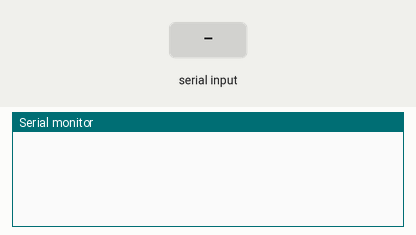
A sketch run on a simulated Arduino Uno, built with avr-gcc and run on an emulated ATmega328P. Shown: the last lines printed to the serial monitor. The inputs (shaded band) are chosen by the test bench.

Above: at 1.2 s.
1.3 s: "F" received over Serial
At 2.5 s:
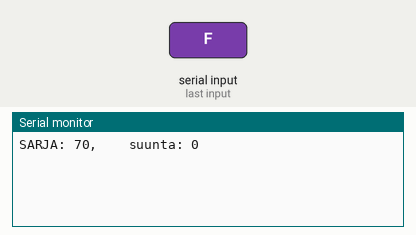
2.8 s: byte 130 (130) received over Serial
At 3.9 s:
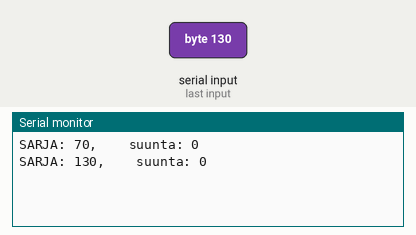
4.3 s: byte 140 (140) received over Serial
At 5.1 s:
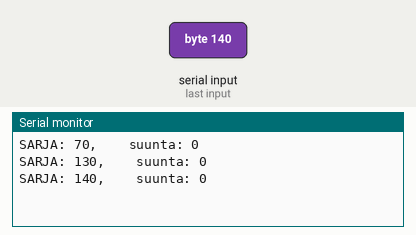
5.8 s: "x" received over Serial
At 6.2 s:
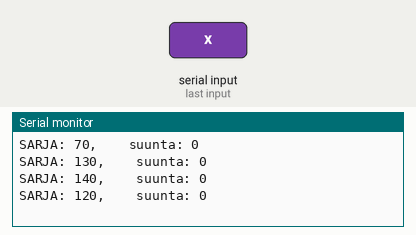
Timing chart, 0 to 8.3 s (numbered marks = the images above; inputs shaded):
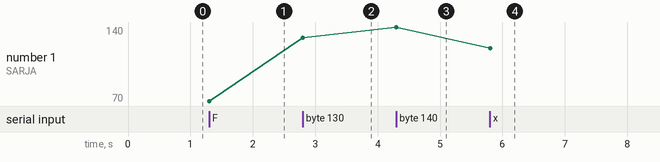

The sketch:

UNO-motor_driver.ino
```cpp
#include <Stepper.h>

#define MOTOR_STEPS 64
#define MOTOR_GEAR 64
#define STEPPER_STEPSIZE MOTOR_STEPS*MOTOR_GEAR
#define DRIVER_IN1 8
#define DRIVER_IN2 9
#define DRIVER_IN3 10
#define DRIVER_IN4 11


//unsigned long on suurempi long arvo, negatiivisetkin arvot ovat käännetty positiiviseksi
unsigned long timerValue = 0;   //käytetään millis() -funktion arvon talentamiseen
unsigned long zeroTime;         //käytetään nollaamaan timervalue sen hetkisellä millis() -funktion arvolla


bool isTimer;   //onko timer päällä vai ei true/false
bool timerSetOn;  //käytännössä apu-boolean, jolla erotellaan logiikkaa toisistaan
bool isReset;


int sarja;
int stepSuunta;
int vastaanotto;
int newValueCount;
int timeLimit;
int suunta;
int stepsTaken;


//apu-muuttujat
int a;
int b;
int c;


int n; //käytetään tallentamaan 2000 millisekunnin jaksoja timerissa


int ib;   // "incoming Byte" käytetään tallentamaan kaikki saapuvat bitit Serialista


//ajettaessa moottoria käytetään "stepMotor" objektia
Stepper stepMotor(STEPPER_STEPSIZE, DRIVER_IN1, DRIVER_IN3, DRIVER_IN2, DRIVER_IN4); //kertoo millä inputeilla ajetaan moottoria ja askeleiden suuruus


//metodi jolla asetetaan timerin max aika-arvo sen mukaan mitä serialiin tulee HUOM! käytetään int sarjaa, ei suoraan Serial.read()
void setNewvalue(){

if(sarja <=9 && sarja >= 0 || sarja == 160){    //JOS sarja on 0-9 tai 160, niin switch/case voidaan suorittaa, muuten ei
  switch(newValueCount){  //newValueCount -arvoon lisätään aina 1 kun a, b, tai c on tallennettu.
    case 0:
        a = sarja;                  // newValueCount = 0  ->  tallenetaan a:n aroksi sarja (0-9)
        newValueCount++;
        sarja = -1;
        break;

    case 1:
        b = sarja;                  // newValueCount = 1  ->  tallenetaan b:n aroksi sarja (0-9)
        newValueCount++;
        sarja = -1;
        break;

    case 2:
        c = sarja;                  // newValueCount = 2  ->  tallenetaan c:n aroksi sarja (0-9)
        newValueCount++;
        sarja = -1;
        break;

    case 3:                               //kun newValueCount = 3, niin odotetaan komentoa "160". Se tulee kun hyväksytään MEGAsta asetettu arvo
    if(sarja == 160){                     //sen jälkeen timeLimitiksi tallennetaan: a*100 + b*10 + c ja sitten logiikan apuarvot nollataan. Ja vastaanotto = 0
      timeLimit = (a*100)+(b*10)+(c);
      a = 0;
      b = 0;
      c = 0;
      newValueCount = 0;
      vastaanotto = 0;
      break;
    }
   }
 }
}


//Aloittaa timerin, ainoastaan siis UNOssa
//Aloitus tapahtuu, kun MEGAssa display sivulla painetaan 5
void timerON(){
  isReset = false;    //antaa mahdollisuuden resetoida timer
  if(!isTimer){       //aina kun timer käsketään päälle niin tämä pyörähtää vain kerran, jotta saadaan sen hetkinen aika-arvo, joka miinustetaan alempana
    zeroTime = millis();     // "miinusaika"
    isTimer = true;           //estää timerin laittamisen päälle uudestaan, ennen resettiä
  }

  timerValue = millis()-zeroTime;   //timervalue:  tämän hetkinen arduinon päälläolo aika  -  aloitusaika  =  aika mennyt

  if(timerValue / 1000 <= timeLimit){   //JOS timerin aika (timerValue) jaettuna 1000 on pienempi kuin MEGAssa asetettu maximi aika
    n = timerValue % 2000;          //n on timerin ajan jakojäännös tuhannesta. eli n kasvaa nollasta kahteen tuhanteen ja sitten aloittaa alusta
    if (n >= 1000){
      stepSuunta = 1;  // (suunta oikealle)
                                 //jos alle 1000ms (1s) on mennyt niin ei tapahdu mitään
      takeSteps(stepSuunta);      //jos 1000ms (1s) tai yli on mennyt niin ottaa askelia niin monta kuin kerkiää (yhden sekunnin aikana)
      stepsTaken++;               //laskee otetut askeleet mutta niitä ei dokumentoida mihinkään
    }
  }
}


//nollaa timerin, ainoastaan siis UNOssa
//nollaus tapahtuu, kun MEGAssa display sivulla painetaan 5
void timerRESET(){
  if(!isReset){       //IF !isReset eli isReset = false ---> timer voidaan nollata vain jos timer on jo päällä, koska timerON():ssa laitetaan isReset = true
    timerValue = 0;
    n = 0;
    isTimer = false;  //laittaa isTimer = false, koska timerin päällelaitossa tarvitaan zeroTime ja isTimerin pitää olla epätosi jotta se voidaan ottaa

    stepsTaken = 0;   //olisi askeleiden määrän nollaus, mutta askeleiden määrä ei dokumentoida mihinkään

    isReset = true;   // estää uuden resetoimisen, ennen kuin timer on taas laitettu päälle uudestaan
  }
}


void takeSteps(int step){   //ottaa askelia sen mukaan mikä suunta step on -> step = 1 (yksi askel oikealle) tai step = -1 (yksi askel vasemmalle)
  stepMotor.step(step);
  delay(4);                 //tässä delay 4ms, jotta steppimoottori pysyy perässä (pienemmällä ei toiminut)
}


void setup() {
  Serial.begin(9600);         //Serial nopeuteen 9600 (sama kuin MEGAssa)
  stepMotor.setSpeed(100);    //stepMotorin nopeus maximiin
}


//KOKO logiikka jolla ohjataan metodeja (toimintoja) esim. pakko-ohjaus tai timer
void loop() {

  if(timerSetOn){
    timerON();

  }else if(!timerSetOn){
    timerRESET();
  }

  if(Serial.available() > 0 ){
    ib = Serial.read();
    if((ib <= 9 && ib >=0) || ib == 70 || ib == 120 || ib == 130 || ib == 140 || ib == 150 || ib == 160 || ib == 170 || ib == 180 || ib == 200 ){     //"suodattaa" Serial.read() -arvoja
      //^^^^ JOS ib eli serial.read() on joko 0-9 tai joku ylempänä olevista arvoista^^^^

      sarja = ib;     //tallentaa suodattimen läpi pääseen arvon sarja:an eikä siis seuraavaa tulevaa Serial.read() -arvoa
      Serial.print("SARJA: ");
      Serial.print(sarja);
      Serial.print(",    ");
      Serial.print("suunta: ");
      Serial.print(suunta);
      Serial.println();
    }
  }


  //sarjan JOS-lauseet
  if (sarja == 120) {   //laittaa ja pitää timerin päällä
    timerSetOn = true;
  }

  if (sarja == 130) {   //laittaa timerin pois päältä ja resetoi sen
    timerSetOn = false;
  }

  if (sarja == 200){
    vastaanotto = 2; //pakkoajon vastaanottamisen salliminen
  }

  if (sarja == 150) {
    vastaanotto = 1;  //uuden ajan asettamisen salliminen
  }

  if(sarja == 70){    //nollaa aika-arvojen asettamisen
    vastaanotto = 0;
    newValueCount = 0;
    a = 0;
    b = 0;
    c = 0;
  }


  //vastaanoton JOS-lauseet
  //(vastaanotto voi olla myös 0, jolloin ei tapahdu mitään)

  //JOS vastaanotto == 1 eli uuden aika-arvon asettamisen ja timerin käytön salliminen
  if (vastaanotto == 1){
    setNewvalue();
  }

  //JOS vastaanotto == 2 eli pakko-ohjauksen logiikan salliminen
  if(vastaanotto == 2){
    if(sarja == 170){   //Pakkoajaa vasemmalle
      suunta = -1;
      stepMotor.step(suunta);
      delay(4);
    }
    if(sarja == 180){   //Pakkoajaa oikealle
      suunta = 1;
      stepMotor.step(suunta);
      delay(4);
    }
    if(sarja == 140){ //pakkoajo sallittu, mutta ei suuntaa eikä käsketty suorittamaan
      suunta = 0;
    }
  }
}


/*
Lähteet koodeille:

Funktiot: https://www.arduino.cc/reference/en/

*/
```

Measured:
- after the input at 1.3 s, the serial monitor: prints a new line at once (image 1)
- after the input at 2.8 s, the serial monitor: prints a new line at once (image 2)
- after the input at 4.3 s, the serial monitor: prints a new line at once (image 3)
- after the input at 5.8 s, the serial monitor: prints a new line at once (image 4)
- plotted number 1: 70 → 130 after the input at 2.8 s, 130 → 140 after the input at 4.3 s, 140 → 120 after the input at 5.8 s
